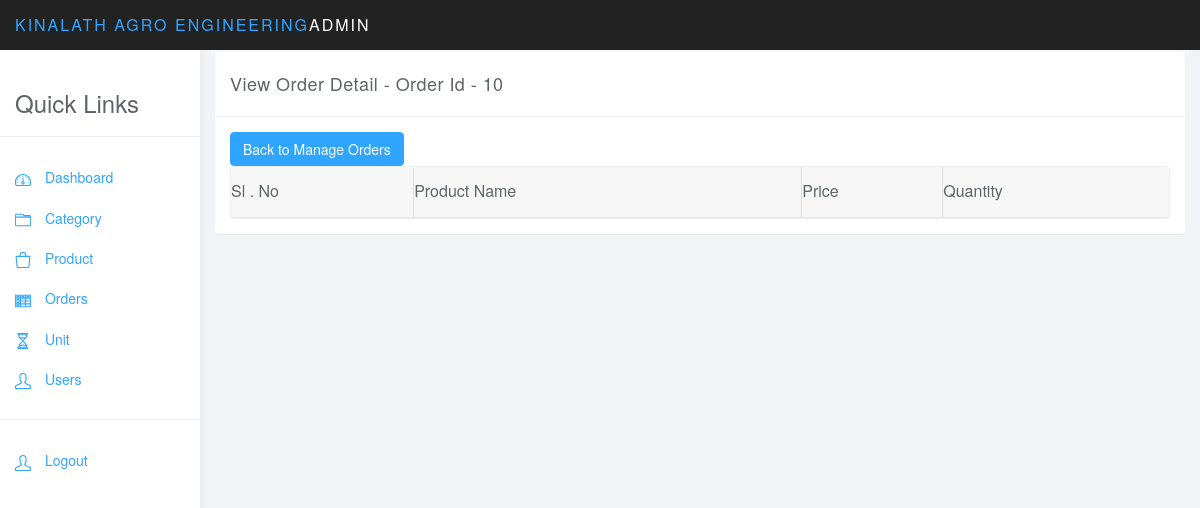
Page /admin/order-detail.php?id=10 (signed in) on the earlier database version.
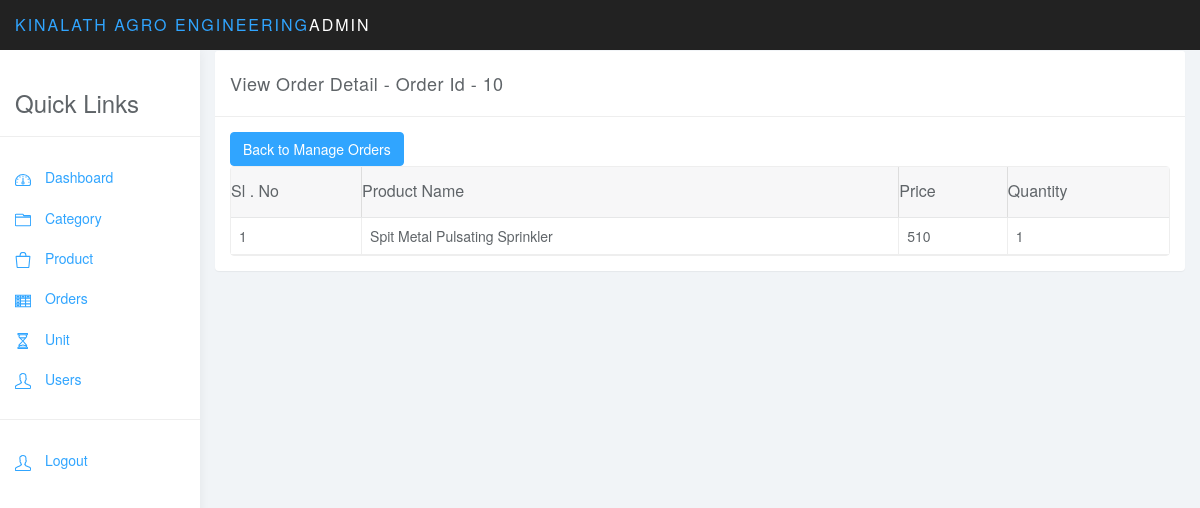
Same page on the later database version.
### tables this page shows
CREATE TABLE `items_in_order` (
  `id` int(11) NOT NULL,
  `order_id` int(11) NOT NULL,
  `product_id` int(11) NOT NULL,
  `qty` int(11) NOT NULL
);

CREATE TABLE `products` (
  `id` int(11) NOT NULL,
  `name` varchar(100) NOT NULL,
  `descr` text NOT NULL,
  `category` int(11) NOT NULL,
  `mfg` varchar(25) NOT NULL,
  `price` varchar(10) NOT NULL,
  `unit` int(11) NOT NULL,
  `qty` int(11) NOT NULL,
  `visibility` int(11) NOT NULL,
  `date` timestamp NOT NULL DEFAULT CURRENT_TIMESTAMP
);

### app/Order.php (called while the page is built, shortened)
<?php
	require_once('DB2.php');
	require_once('Product.php');
	class Order
	{
		public static function getOrderDetail($order_id){
			$db=new Db();
			$sql="SELECT * FROM items_in_order WHERE order_id = '$order_id'";
			$rows=[];
			$result=$db->query($sql);
			if($result){
				while ($r=mysqli_fetch_assoc($result)) {
					array_push($rows, $r);
				}
				return $rows;
			}
			return false;
		}
	}
?>

### app/DB2.php (called while the page is built, shortened)
<?php
class Db
{
	private static $connection;
	function __construct()
	{
		 if(!isset(self::$connection)) {
		 	self::$connection=mysqli_connect("localhost","root","","engineering");
		 	if (!self::$connection) {
		 		die("connection Error");
		 	}else{
		 		return self::$connection;
		 	}
		 }
	}
	function query($sql){
		$result=mysqli_query(self::$connection,$sql);
		return $result;
	}
}
?>

### app/Product.php (called while the page is built, shortened)
<?php
	require_once('DB2.php');
	class Product
	{
		public static function getOne($id){
			$db=new Db();
			$sql="SELECT * FROM products WHERE id= $id LIMIT 1";
			$rows=[];
			$result=$db->query($sql);
			if($result){
				while ($r=mysqli_fetch_assoc($result)) {
					array_push($rows, $r);
				}
				return $rows[0];
			}
			return false;
		}
	}
?>

### admin/order-detail.php (the view, shortened to what this page needs)
<?php
	require_once('../app/Product.php');
	require_once('../app/Order.php');
	if ($_SERVER['REQUEST_METHOD'] == 'GET' && isset($_GET['id'])) {
		$order_id=$_GET['id'];
		$order_detail=Order::getOrderDetail($order_id);
	}
?>
<!DOCTYPE html>
<html>
<head>
<link href="css/bootstrap.min.css" rel="stylesheet">
<link href="css/datepicker3.css" rel="stylesheet">
<link href="css/bootstrap-table.css" rel="stylesheet">
<link href="css/styles.css" rel="stylesheet">
</head>
<body>
	<?php include_once('nav-sidebar.php'); ?>
	<div class="col-sm-9 col-sm-offset-3 col-lg-10 col-lg-offset-2 main">
		<div class="row">
			<div class="col-lg-12">
			</div>
		</div>
		<div class="row">
			<div class="col-lg-12">
				<div class="panel panel-default">
					<div class="panel-heading">View Order Detail - Order Id - <?php echo $order_id;?></div>
					<div class="panel-body">
						<table data-toggle="table" data-url="tables/data1.json"  data-show-refresh="true" data-show-toggle="true" data-show-columns="true" data-search="true" data-select-item-name="toolbar1" data-pagination="true" data-sort-name="name" data-sort-order="desc">
						    <thead>
						    <tr>
						        <th data-field="state" data-checkbox="true" >Sl . No</th>
						        <th data-field="state" data-checkbox="true" >Product Name</th>
						        <th data-field="state" data-checkbox="true" >Price</th>
						        <th data-field="id" data-sortable="true">Quantity</th>
						    </tr>
						    </thead>
						    <tbody>
						    <?php
						    $count=0;
						    foreach ($order_detail as $order) {
						    	$count++;
						    	$product=Product::getOne($order['product_id']);
						    	echo "<tr>";
						    		echo "<td>".$count."</a></td>";
						    		echo "<td>".$product['name']."</td>";
						    		echo "<td>".$product['price']."</td>";
						    		echo "<td>".$order['qty']."</td>";
						   		echo "</tr>";
						    }
						    ?>
						    </tbody>
						    	<a href="view-orders.php"><button class="btn btn-primary">Back to Manage Orders</button></a>
						</table>
					</div>
				</div>
			</div>
		</div>
	</div>
</body>
</html>

Differences in the rows shown:
added items_in_order: product.name "Spit Metal Pulsating Sprinkler", product.price "510", qty "1"
